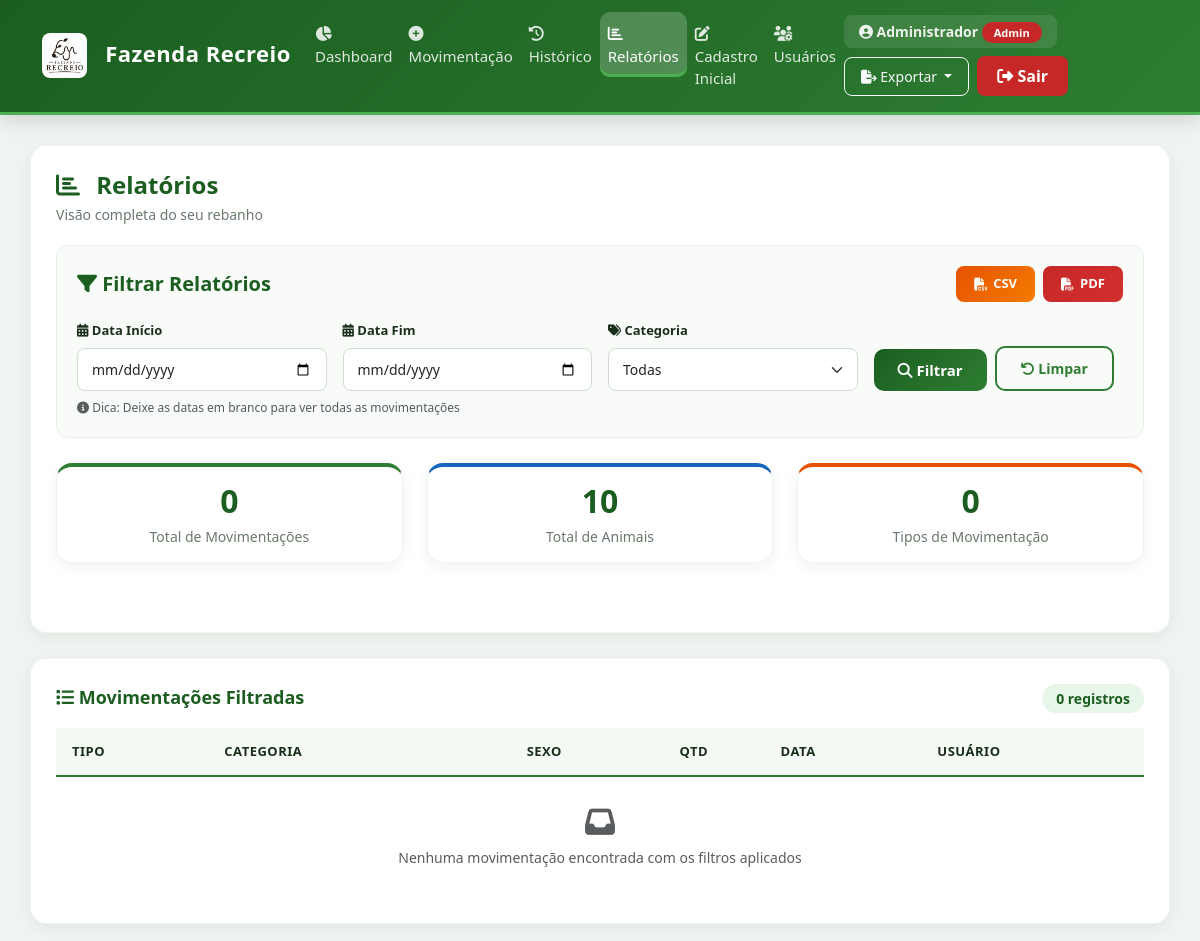
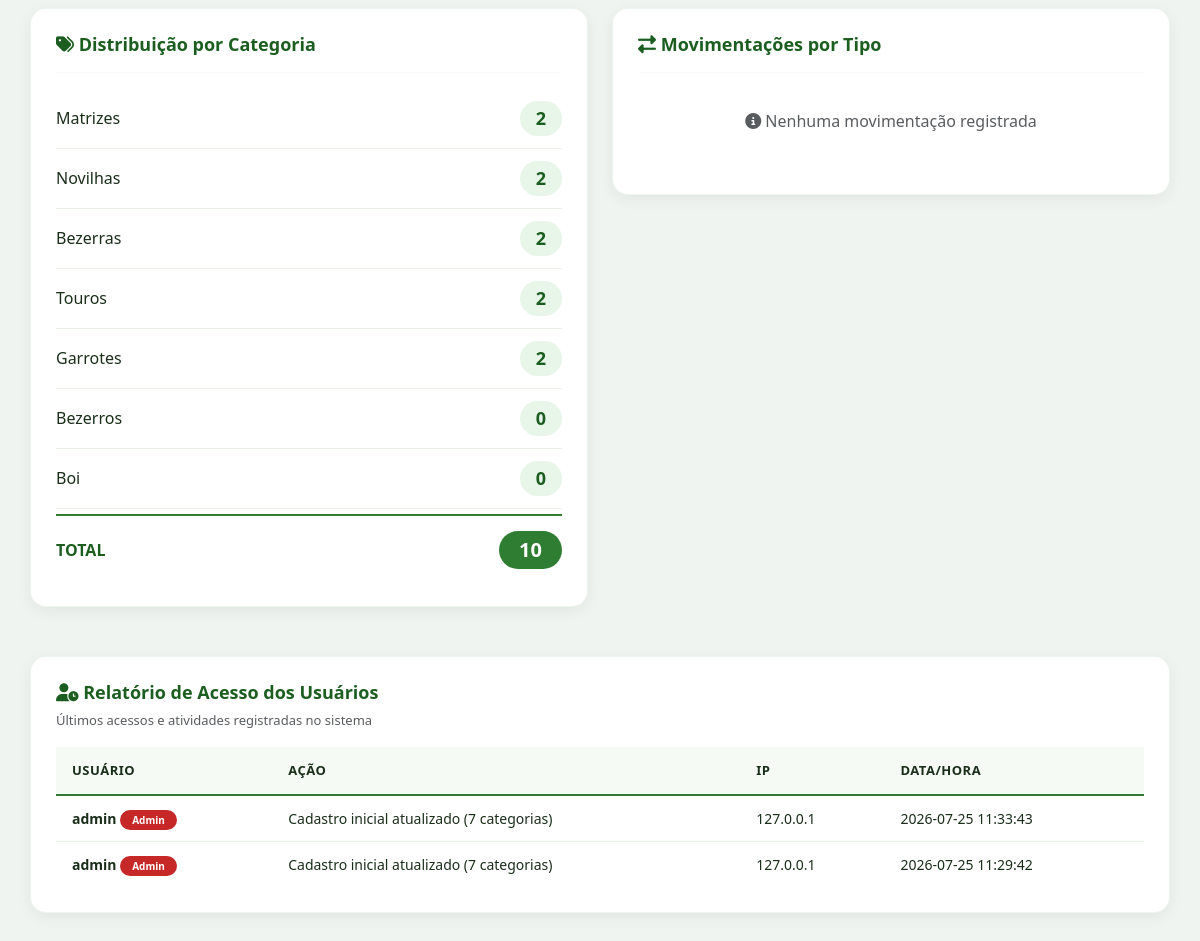
/relatorios (signed in), run on an earlier commit of the app's database (2 pictures, top to bottom).
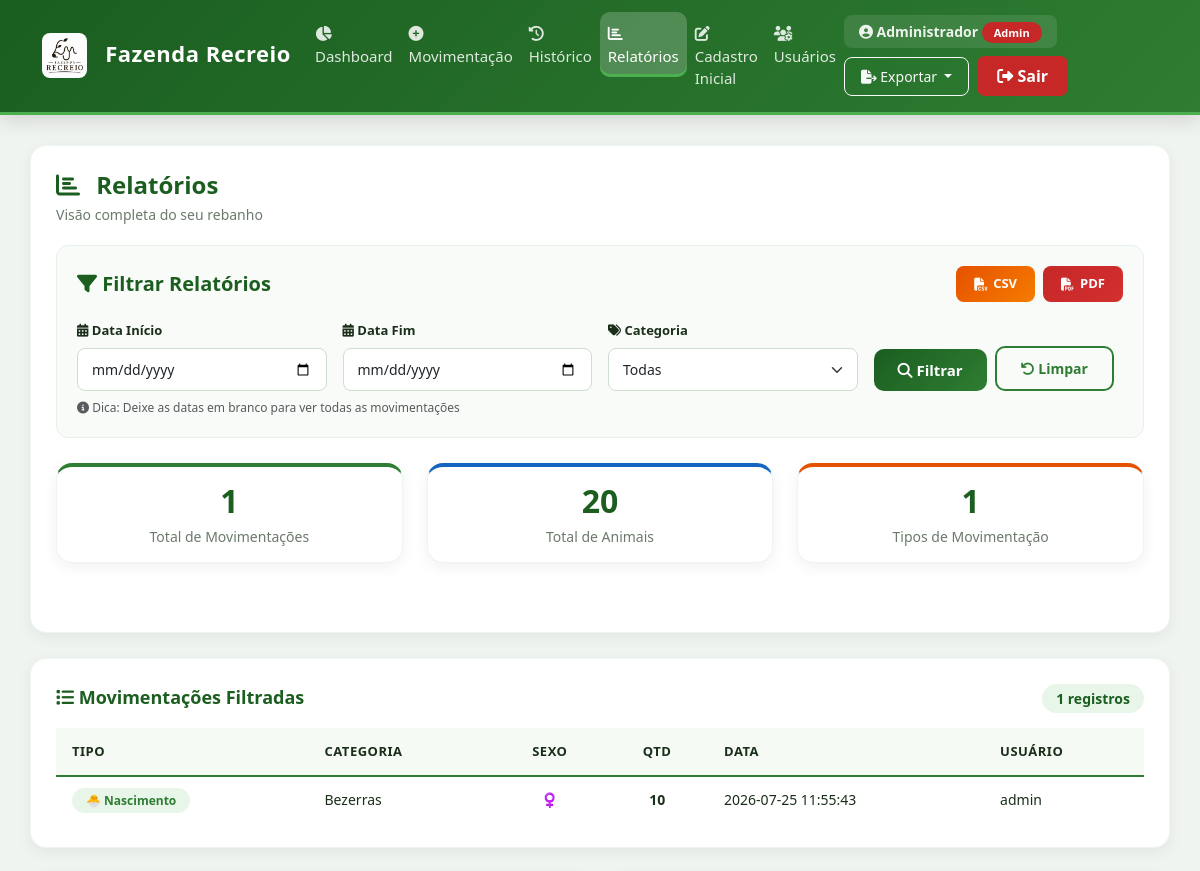
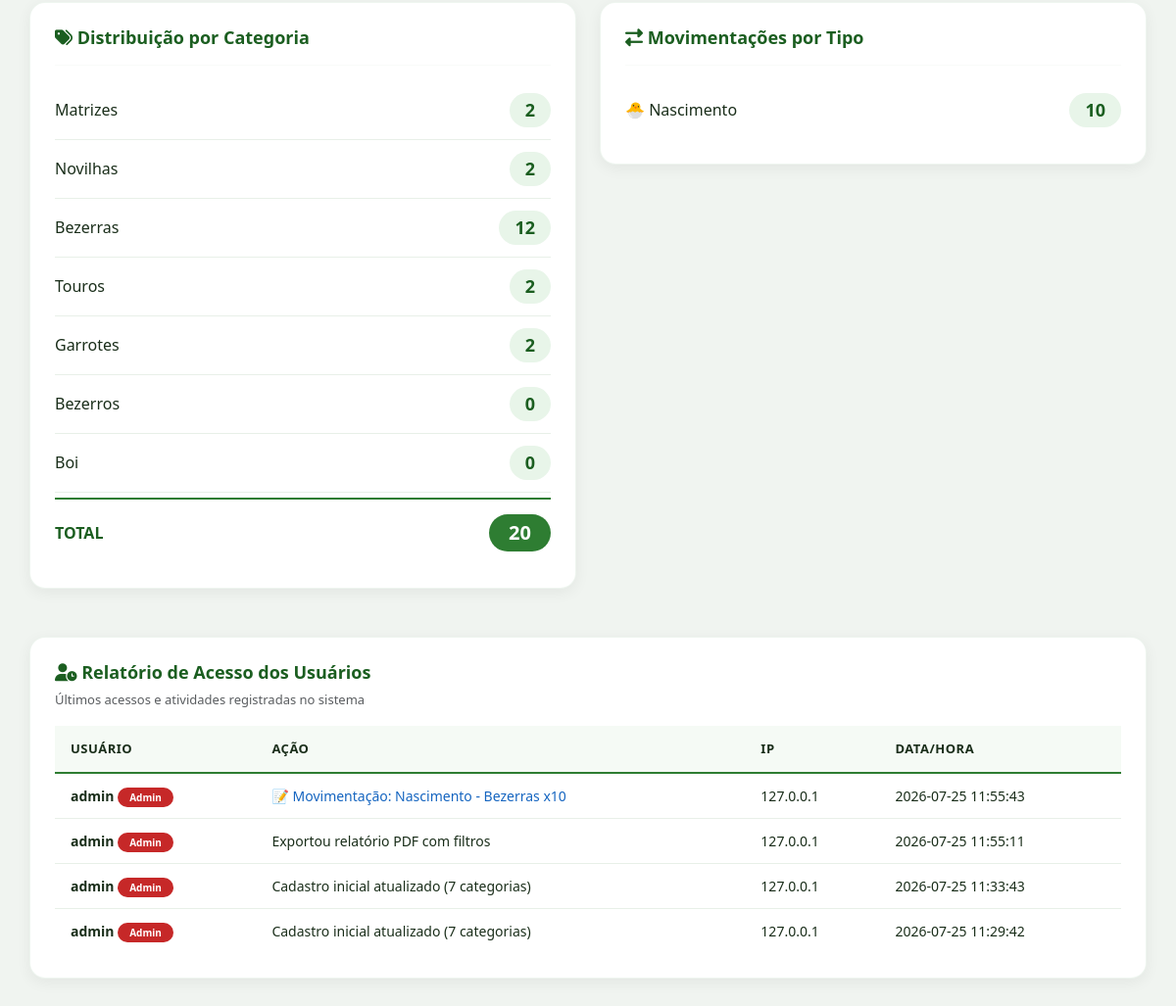
And on a later commit of the database (2 pictures, top to bottom).
### tables this page shows
CREATE TABLE categorias (
        id INTEGER PRIMARY KEY AUTOINCREMENT,
        nome TEXT,
        quantidade INTEGER DEFAULT 0
    );

CREATE TABLE logs_acesso (
        id INTEGER PRIMARY KEY AUTOINCREMENT,
        usuario TEXT,
        acao TEXT,
        ip TEXT,
        data TIMESTAMP DEFAULT CURRENT_TIMESTAMP
    );

CREATE TABLE movimentacoes (
        id INTEGER PRIMARY KEY AUTOINCREMENT,
        tipo TEXT,
        categoria TEXT,
        sexo TEXT,
        quantidade INTEGER,
        usuario TEXT,
        data TIMESTAMP DEFAULT CURRENT_TIMESTAMP,
        sincronizado INTEGER DEFAULT 0
    );

### app.py (the view, shortened to what this page needs)
@app.route("/relatorios")
@login_required
def relatorios():
    conn = connect()
    cursor = conn.cursor()
    data_inicio = request.args.get('data_inicio', '')
    data_fim = request.args.get('data_fim', '')
    categoria_filtro = request.args.get('categoria', '')
    query_movimentacoes = """
        SELECT tipo, categoria, sexo, quantidade, data, usuario
        FROM movimentacoes
        WHERE 1=1
    """
    params = []
    if data_inicio:
        query_movimentacoes += " AND DATE(data) >= ?"
        params.append(data_inicio)
    if data_fim:
        query_movimentacoes += " AND DATE(data) <= ?"
        params.append(data_fim)
    query_movimentacoes += " ORDER BY data DESC"
    cursor.execute(query_movimentacoes, params)
    movimentacoes_brutas = cursor.fetchall()
    movimentacoes_processadas = []
    transferencias_dict = {}
    for m in movimentacoes_brutas:
        tipo = m[0]
        categoria = m[1]
        sexo = m[2]
        quantidade = m[3]
        data = m[4]
        usuario = m[5]
        if "Transferência" in tipo:
            chave = f"{data[:16]}_{quantidade}_{usuario}"
            if chave not in transferencias_dict:
                transferencias_dict[chave] = {
                    'origem': None,
                    'destino': None,
                    'quantidade': quantidade,
                    'sexo': sexo,
                    'data': data,
                    'usuario': usuario,
                    'tipo': 'Transferência'
                }
            if "saída" in tipo:
                transferencias_dict[chave]['origem'] = categoria
            elif "entrada" in tipo:
                transferencias_dict[chave]['destino'] = categoria
        else:
            movimentacoes_processadas.append({
                'tipo': tipo,
                'categoria': categoria,
                'sexo': sexo,
                'quantidade': quantidade,
                'data': data,
                'usuario': usuario,
                'is_transferencia': False
            })
    movimentacoes_processadas.sort(key=lambda x: x['data'], reverse=True)
    cursor.execute("SELECT nome, quantidade FROM categorias ORDER BY id")
    categorias = cursor.fetchall()
    query_tipo = """
        SELECT
            CASE
                WHEN tipo LIKE 'Transferência%' THEN '🔄 Progressão de Fase'
                ELSE tipo
            END as tipo_agrupado,
            SUM(quantidade) as total
        FROM movimentacoes
        WHERE 1=1
    """
    params_tipo = []
    if data_inicio:
        query_tipo += " AND DATE(data) >= ?"
        params_tipo.append(data_inicio)
    if data_fim:
        query_tipo += " AND DATE(data) <= ?"
        params_tipo.append(data_fim)
    if categoria_filtro:
        query_tipo += " AND categoria = ?"
        params_tipo.append(categoria_filtro)
    query_tipo += " GROUP BY tipo_agrupado ORDER BY tipo_agrupado"
    cursor.execute(query_tipo, params_tipo)
    movimentacoes_por_tipo = cursor.fetchall()
    movimentacoes_por_tipo_corrigido = []
    for item in movimentacoes_por_tipo:
        if 'Transferência' in item[0]:
            movimentacoes_por_tipo_corrigido.append(('🔄 Progressão de Fase', item[1]))
        else:
            movimentacoes_por_tipo_corrigido.append(item)
    query_total = "SELECT COUNT(*) FROM movimentacoes WHERE 1=1"
    params_total = []
    if data_inicio:
        query_total += " AND DATE(data) >= ?"
        params_total.append(data_inicio)
    if data_fim:
        query_total += " AND DATE(data) <= ?"
        params_total.append(data_fim)
    if categoria_filtro:
        query_total += " AND categoria = ?"
        params_total.append(categoria_filtro)
    cursor.execute(query_total, params_total)
    total_movimentacoes = cursor.fetchone()[0]
    query_sexo = """
        SELECT sexo, SUM(quantidade)
        FROM movimentacoes
        WHERE sexo IS NOT NULL AND sexo != ''
    """
    params_sexo = []
    if data_inicio:
        query_sexo += " AND DATE(data) >= ?"
        params_sexo.append(data_inicio)
    if data_fim:
        query_sexo += " AND DATE(data) <= ?"
        params_sexo.append(data_fim)
    if categoria_filtro:
        query_sexo += " AND categoria = ?"
        params_sexo.append(categoria_filtro)
    query_sexo += " GROUP BY sexo"
    cursor.execute(query_sexo, params_sexo)
    movimentacoes_por_sexo = cursor.fetchall()
    cursor.execute("""
        SELECT usuario, acao, ip, data
        FROM logs_acesso
        ORDER BY id DESC
        LIMIT 100
    """)
    logs_acesso = cursor.fetchall()
    cursor.execute("SELECT nome FROM categorias ORDER BY id")
    categorias_lista = [c[0] for c in cursor.fetchall()]
    conn.close()
    return render_template(
        "relatorios.html",
        categorias=categorias,
        movimentacoes_por_tipo=movimentacoes_por_tipo_corrigido,
        total_movimentacoes=total_movimentacoes,
        movimentacoes_por_sexo=movimentacoes_por_sexo,
        logs_acesso=logs_acesso,
        movimentacoes_filtradas=movimentacoes_processadas,
        categorias_lista=categorias_lista,
        data_inicio=data_inicio,
        data_fim=data_fim,
        categoria_filtro=categoria_filtro
    )

### app.py (called while the page is built)
def login_required(f):
    @wraps(f)
    def decorated_function(*args, **kwargs):
        if 'usuario' not in session:
            flash('Por favor, faça login para acessar esta página.', 'warning')
            return redirect(url_for('login'))
        return f(*args, **kwargs)
    return decorated_function

### database.py (called while the page is built)
def connect():
    import time
    for tentativa in range(5):
        try:
            conn = sqlite3.connect(DB_NAME, timeout=30)
            conn.execute("PRAGMA journal_mode=WAL")
            conn.execute("PRAGMA busy_timeout = 30000")
            conn.execute("PRAGMA synchronous = NORMAL")
            return conn
        except sqlite3.OperationalError as e:
            if "database is locked" in str(e) and tentativa < 4:
                print(f"⏳ Banco bloqueado, tentando novamente ({tentativa+1}/5)...")
                time.sleep(2)
            else:
                raise e
    raise sqlite3.OperationalError("Database is locked after multiple attempts")

### templates/relatorios.html (shortened to what the changed rows need)
{% extends "base.html" %}
{% block content %}
<div class="card-dashboard">
    <h2><i class="fas fa-chart-bar" style="color: #1B5E20;"></i> Relatórios</h2>
    <div class="row g-4 mb-4">
        <div class="col-md-4">
            <div class="card-stats green" style="padding: 15px;">
                <div class="numero" style="font-size: 32px;">{{ total_movimentacoes }}</div>
                <div class="label">Total de Movimentações</div>
            </div>
        </div>
        <div class="col-md-4">
            <div class="card-stats blue" style="padding: 15px;">
                <div class="numero" style="font-size: 32px;">{{ categorias|sum(attribute=1) }}</div>
                <div class="label">Total de Animais</div>
            </div>
        </div>
        <div class="col-md-4">
            <div class="card-stats orange" style="padding: 15px;">
                <div class="numero" style="font-size: 32px;">{{ movimentacoes_por_tipo|length }}</div>
                <div class="label">Tipos de Movimentação</div>
            </div>
        </div>
    </div>
</div>
<div class="row mt-4">
    <div class="col-md-12">
        <div class="card-dashboard">
            <div style="display: flex; justify-content: space-between; align-items: center; flex-wrap: wrap; margin-bottom: 15px;">
                <h3 style="color: #1B5E20; font-weight: 600; font-size: 18px; margin: 0;">
                    <i class="fas fa-list"></i> Movimentações Filtradas
                </h3>
                <span style="background: #e8f5e9; padding: 4px 14px; border-radius: 20px; font-weight: 600; color: #1B5E20; font-size: 14px;">
                    {{ movimentacoes_filtradas|length }} registros
                </span>
            </div>
            <div class="table-container">
                <table class="table-modern">
                    <thead>
                        <tr>
                            <th>Tipo</th>
                            <th>Categoria</th>
                            <th style="text-align: center;">Sexo</th>
                            <th style="text-align: center;">Qtd</th>
                            <th>Data</th>
                            <th>Usuário</th>
                        </tr>
                    </thead>
                    <tbody>
                        {% for m in movimentacoes_filtradas %}
                        <tr>
                            <td>
                                {% if m.is_transferencia %}
                                    <span class="badge-tipo" style="background: #E8EAF6; color: #3F51B5; padding: 4px 14px; border-radius: 20px; font-size: 12px; font-weight: 600;">
                                        🔄 {{ m.tipo }}
                                    </span>
                                {% else %}
                                    <span class="badge-tipo
                                        {% if m.tipo == 'Nascimento' %}badge-nascimento
                                        {% elif m.tipo == 'Compra' %}badge-compra
                                        {% elif m.tipo == 'Venda' %}badge-venda
                                        {% elif m.tipo == 'Morte' %}badge-morte
                                        {% elif m.tipo == 'Abate' %}badge-abate
                                        {% endif %}">
                                        {% if m.tipo == 'Nascimento' %}🐣
                                        {% elif m.tipo == 'Compra' %}🟢
                                        {% elif m.tipo == 'Venda' %}🔴
                                        {% elif m.tipo == 'Morte' %}💀
                                        {% elif m.tipo == 'Abate' %}🔪
                                        {% endif %}
                                        {{ m.tipo }}
                                    </span>
                                {% endif %}
                            </td>
                            <td>
                                {% if m.is_transferencia %}
                                    <span style="font-weight: 600; color: #1B5E20;">
                                        <span style="color: #C62828;">{{ m.origem }}</span>
                                        <i class="fas fa-arrow-right" style="color: #3F51B5; margin: 0 5px;"></i>
                                        <span style="color: #2E7D32;">{{ m.destino }}</span>
                                    </span>
                                    <br>
                                    <small style="color: #888; font-size: 11px;">
                                        <i class="fas fa-info-circle"></i> Progressão de Fase
                                    </small>
                                {% else %}
                                    {{ m.categoria }}
                                {% endif %}
                            </td>
                            <td style="text-align: center;">
                                {% if m.sexo == "Macho" %}♂️
                                {% elif m.sexo == "Fêmea" %}♀️
                                {% else %}-
                                {% endif %}
                            </td>
                            <td style="text-align: center; font-weight: 600;">{{ m.quantidade }}</td>
                            <td>{{ m.data }}</td>
                            <td>{{ m.usuario if m.usuario else '-' }}</td>
                        </tr>
                        {% else %}
                        <tr>
                            <td colspan="6" class="text-center text-muted" style="padding: 30px;">
                                <i class="fas fa-inbox" style="font-size: 30px; display: block; margin-bottom: 10px;"></i>
                                Nenhuma movimentação encontrada com os filtros aplicados
                            </td>
                        </tr>
                        {% endfor %}
                    </tbody>
                </table>
            </div>
        </div>
    </div>
</div>
<div class="row g-4">
    <div class="col-md-6">
        <div class="card-dashboard">
            {% for c in categorias %}
            <div class="categoria-item">
                <span class="nome">{{ c[0] }}</span>
                <span class="quantidade">{{ c[1] }}</span>
            </div>
            {% endfor %}
            <div class="categoria-item total">
                <span class="nome">TOTAL</span>
                <span class="quantidade">{{ categorias|sum(attribute=1) }}</span>
            </div>
        </div>
    </div>
    <div class="col-md-6">
        <div class="card-dashboard">
            <h3 style="color: #1B5E20; font-weight: 600; font-size: 18px;">
                <i class="fas fa-exchange-alt"></i> Movimentações por Tipo
            </h3>
            <hr style="border-color: #e8f0e8;">
            {% for m in movimentacoes_por_tipo %}
            <div class="categoria-item">
                <span class="nome">
                    {% if 'Progressão' in m[0] %}
                        🔄
                    {% elif m[0] == "Compra" %}🟢
                    {% elif m[0] == "Venda" %}🔴
                    {% elif m[0] == "Nascimento" %}🐣
                    {% elif m[0] == "Morte" %}💀
                    {% elif m[0] == "Abate" %}🔪
                    {% endif %}
                    {{ m[0] }}
                </span>
                <span class="quantidade">{{ m[1] }}</span>
            </div>
            {% else %}
            <p class="text-center text-muted" style="padding: 20px;">
                <i class="fas fa-info-circle"></i> Nenhuma movimentação registrada
            </p>
            {% endfor %}
        </div>
    </div>
</div>
<div class="row mt-4">
    <div class="col-md-12">
        <div class="card-dashboard">
            <div class="table-container">
                <table class="table-modern">
                    <thead>
                        <tr>
                            <th>Usuário</th>
                            <th>Ação</th>
                            <th>IP</th>
                            <th>Data/Hora</th>
                        </tr>
                    </thead>
                    <tbody>
                        {% for log in logs_acesso %}
                        <tr>
                            <td>
                                <strong>{{ log[0] }}</strong>
                                {% if log[0] == 'admin' %}
                                    <span class="badge-admin" style="font-size: 10px;">Admin</span>
                                {% endif %}
                            </td>
                            <td>
                                {% if 'Login' in log[1] %}
                                    <span style="color: #2E7D32;">🟢 {{ log[1] }}</span>
                                {% elif 'Logout' in log[1] %}
                                    <span style="color: #C62828;">🔴 {{ log[1] }}</span>
                                {% elif 'Movimentação' in log[1] %}
                                    <span style="color: #1565C0;">📝 {{ log[1] }}</span>
                                {% elif 'Transferência' in log[1] %}
                                    <span style="color: #3F51B5;">🔄 {{ log[1] }}</span>
                                {% elif 'adicionou' in log[1] or 'removeu' in log[1] or 'alterou' in log[1] %}
                                    <span style="color: #6A1B9A;">👥 {{ log[1] }}</span>
                                {% else %}
                                    {{ log[1] }}
                                {% endif %}
                            </td>
                            <td>{{ log[2] }}</td>
                            <td>{{ log[3] }}</td>
                        </tr>
                        {% endfor %}
                    </tbody>
                </table>
            </div>
        </div>
    </div>
</div>
{% endblock %}

What changed in the data, as far as the page shows it:
added movimentacoes: tipo "Nascimento", categoria "Bezerras", quantidade "10", data "2026-07-25 11:55:43", usuario "admin"
changed categorias "Bezerras": quantidade "2" → "12"
added logs_acesso: usuario "admin", shows "Admin", acao "Movimentação: Nascimento - Bezerras x10", ip "127.0.0.1", data "2026-07-25 11:55:43"
added logs_acesso: usuario "admin", shows "Admin", acao "Exportou relatório PDF com filtros", ip "127.0.0.1", data "2026-07-25 11:55:11"
Also different on the page:
{{ total_movimentacoes }}: "0" → "1"
{{ categorias|sum(attribute=1) }}: "10" → "20"
{{ movimentacoes_por_tipo|length }}: "0" → "1"
{{ movimentacoes_filtradas|length }}: "0" → "1"
text no longer shown: "Nenhuma movimentação encontrada com os filtros aplicados Nenhuma movimentação registrada"
